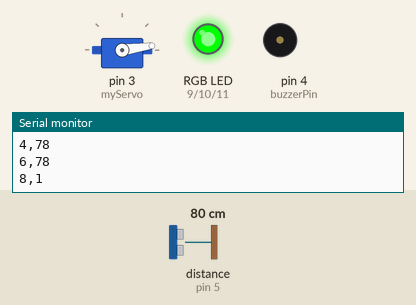
Recording of a sketch running on a simulated Arduino Uno, built with avr-gcc and run on an emulated ATmega328P. On the bench: servo, an RGB LED mixed from three pins (HIGH = lit), buzzer (waves = sounding, pin HIGH), the last lines printed to the serial monitor. Wiring (inferred from the names in the program): ultrasonic range finder: trigger pin 6; echo pin 5. The test bench sets the inputs (shaded band); at power-on: distance to the obstacle (sensor on pin 5) 80 cm. The echo pulse lasts 58.3 µs per cm; dim RGB values are drawn brighter than linear; pins used as bus, display or sensor lines are not drawn.

Above: at 1.2 s.
1.3 s: distance to the obstacle (sensor on pin 5) set to 2 cm
At 1.65 s:
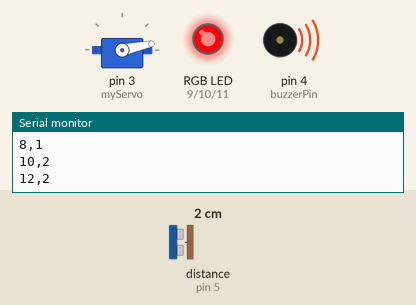
4.3 s: distance to the obstacle (sensor on pin 5) set to 35 cm
At 4.66 s:
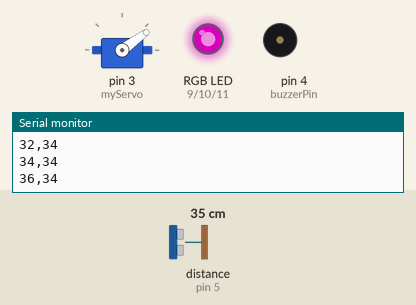
7.3 s: distance to the obstacle (sensor on pin 5) set to 4 cm
At 7.7 s:
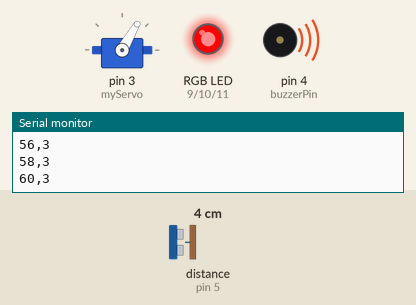
10.3 s: distance to the obstacle (sensor on pin 5) set to 60 cm
At 10.71 s:
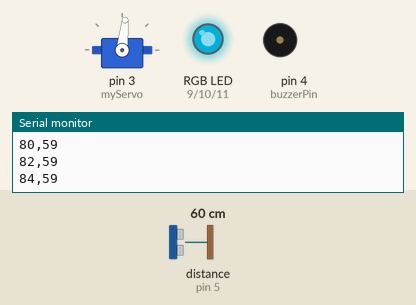
13.3 s: distance to the obstacle (sensor on pin 5) set to 9 cm
At 13.76 s:
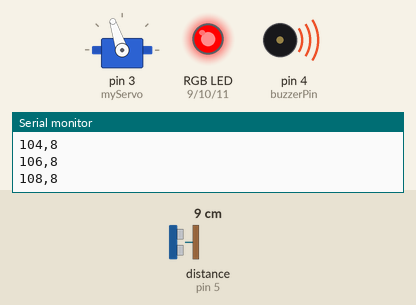
16.3 s: distance to the obstacle (sensor on pin 5) set to 120 cm
At 23.2 s:
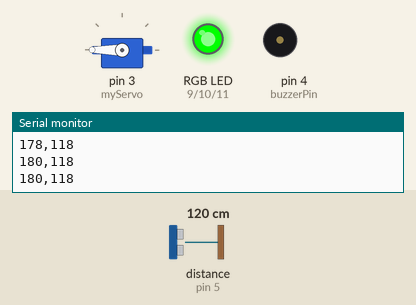
Timing chart, 0 to 32.6 s (numbered marks = the images above; inputs shaded):
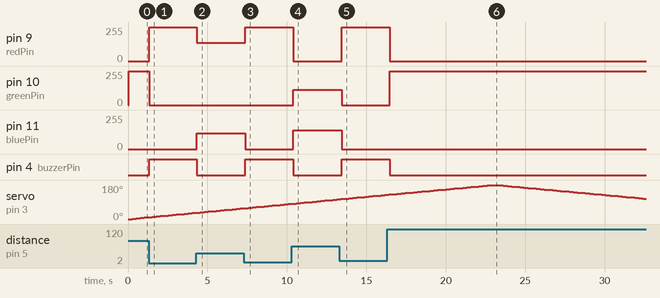

Measured:
- after the input at 1.3 s, pin 9 (redPin): 0/255 → 255/255 at once; pin 10 (greenPin): 255/255 → 0/255 at once; pin 4 (buzzerPin): LOW → HIGH at once
- after the input at 4.3 s, pin 9 (redPin): 255/255 → 136/255 at once; pin 11 (bluePin): 0/255 → 119/255 at once; pin 4 (buzzerPin): HIGH → LOW at once
- after the input at 7.3 s, pin 9 (redPin): 136/255 → 255/255 after 0.08 s; pin 11 (bluePin): 119/255 → 0/255 after 0.08 s; pin 4 (buzzerPin): LOW → HIGH after 0.08 s
- after the input at 10.3 s, pin 9 (redPin): 255/255 → 0/255 after 0.09 s; pin 10 (greenPin): 0/255 → 114/255 after 0.09 s; pin 11 (bluePin): 0/255 → 141/255 after 0.09 s; pin 4 (buzzerPin): HIGH → LOW after 0.09 s
- after the input at 13.3 s, pin 9 (redPin): 0/255 → 255/255 after 0.14 s; pin 10 (greenPin): 114/255 → 0/255 after 0.14 s; pin 11 (bluePin): 141/255 → 0/255 after 0.14 s; pin 4 (buzzerPin): LOW → HIGH after 0.14 s
- after the input at 16.3 s, pin 9 (redPin): 255/255 → 0/255 after 0.17 s; pin 10 (greenPin): 0/255 → 255/255 after 0.17 s; pin 4 (buzzerPin): HIGH → LOW after 0.17 s
- by itself, servo on pin 3 (myServo): rises from 128° to 180° in 6.4 s, then falls to 108° in 9.5 s

The sketch:

rgb_180.ino
```cpp
#include <Servo.h>

const int trigPin = 6;
const int echoPin = 5;

const int buzzerPin = 4;
const int redPin = 9;
const int greenPin = 10;
const int bluePin = 11;

Servo myServo;
const int minThreshold = 20;
const int medThreshold = 50;
const int maxThreshold = 70;

void setup() {
  Serial.begin(9600);
  myServo.attach(3);

  pinMode(trigPin, OUTPUT);
  pinMode(echoPin, INPUT);
  pinMode(buzzerPin, OUTPUT);
  pinMode(redPin, OUTPUT);
  pinMode(greenPin, OUTPUT);
  pinMode(bluePin, OUTPUT);

  digitalWrite(buzzerPin, LOW);
  digitalWrite(redPin, LOW);
  digitalWrite(greenPin, LOW);
  digitalWrite(bluePin, LOW);
}

void loop() {
  for (int angle = 0; angle <= 180; angle += 2){
    myServo.write(angle);
    delay(50);
    int distance = getDistance();

    LEDcolour(distance);
    Serial.print(angle);
    Serial.print(",");

    delay(200);
  }

  for (int angle = 180; angle >= 0; angle -= 2){
    myServo.write(angle);
    delay(50);
    int distance = getDistance();

    LEDcolour(distance);
    Serial.print(angle);
    Serial.print(",");

    delay(200);
  }
}

int getDistance(){
  digitalWrite(trigPin, LOW);
  delayMicroseconds(2);
  digitalWrite(trigPin, HIGH);
  delayMicroseconds(10);
  digitalWrite(trigPin, LOW);

  long duration = pulseIn(echoPin, HIGH);
  int distance = duration * 0.034/2;

  Serial.println(distance);

  return distance;
}

void LEDcolour(int distance){
  if (distance < minThreshold){
    digitalWrite(buzzerPin, HIGH);
    analogWrite(redPin, 255);
    analogWrite(greenPin, 0);
    analogWrite(bluePin, 0);
  } else if (distance >= minThreshold && distance <= medThreshold){
    digitalWrite(buzzerPin, LOW);
    int red = map(distance, minThreshold, medThreshold, 255, 0);
    int blue = map(distance, minThreshold, medThreshold, 0, 255);
    analogWrite(redPin, red);
    analogWrite(greenPin, 0);
    analogWrite(bluePin, blue);
  } else if (distance > medThreshold && distance < maxThreshold){
    digitalWrite(buzzerPin, LOW);
    int blue = map(distance, medThreshold, maxThreshold, 255, 0);
    int green = map(distance, medThreshold, maxThreshold, 0, 255);
    analogWrite(redPin, 0);
    analogWrite(greenPin, green);
    analogWrite(bluePin, blue);
  } else {
    digitalWrite(buzzerPin, LOW);
    analogWrite(redPin, 0);
    analogWrite(greenPin, 255);
    analogWrite(bluePin, 0);
  }
}
```
